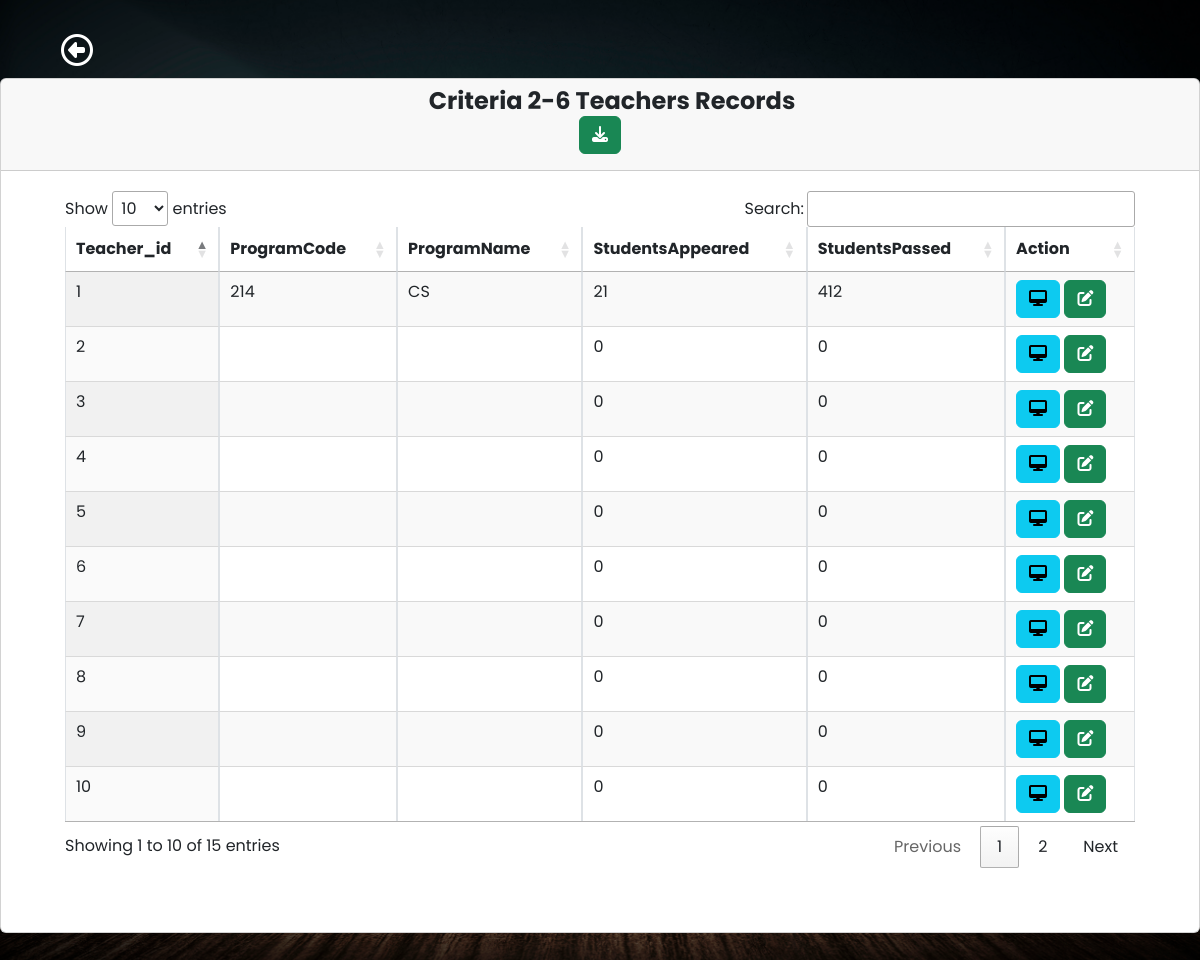
/criteria/criteria2-6.php, run on the app's committed database.
### tables this page shows
CREATE TABLE `teacherform` (
  `teacher_id` int(10) NOT NULL,
  `teacherName` varchar(100) NOT NULL,
  `pan` varchar(100) NOT NULL,
  `designation` varchar(50) NOT NULL,
  `appointmentYear` int(40) NOT NULL,
  `appointmentNature` varchar(100) NOT NULL,
  `departmentName` varchar(70) NOT NULL,
  `experienceYears` int(10) NOT NULL,
  `stillServing1` varchar(100) NOT NULL,
  `teacherNamePhD` varchar(100) NOT NULL,
  `qualificationYear` varchar(10) NOT NULL,
  `recognizedGuide` varchar(10) NOT NULL,
  `recognitionYear` int(10) NOT NULL,
  `stillServing2` varchar(10) NOT NULL,
  `researchScholar` varchar(100) NOT NULL,
  `registrationYear` int(10) NOT NULL,
  `guideAllotmentLink` date NOT NULL,
  `programmeName` varchar(50) NOT NULL,
  `programmeCode` varchar(50) NOT NULL,
  `semesterYear` varchar(10) NOT NULL,
  `lastExamDate` date NOT NULL,
  `resultDate` date NOT NULL,
  `programCode` varchar(10) NOT NULL,
  `programName` varchar(100) NOT NULL,
  `studentsAppeared` int(100) NOT NULL,
  `studentsPassed` int(100) NOT NULL,
  `teacherNameSeedMoney` varchar(100) NOT NULL,
  `seedAmount` int(10) NOT NULL,
  `yearReceived` int(10) NOT NULL,
  `policyLink` varchar(100) NOT NULL,
  `teacherNameAward` varchar(100) NOT NULL,
  `awardName` varchar(100) NOT NULL,
  `awardYear` int(10) NOT NULL,
  `awardingAgency` varchar(100) NOT NULL,
  `roomName` varchar(255) NOT NULL,
  `ictFacility` varchar(255) NOT NULL,
  `photoLink` varchar(255) NOT NULL,
  `timetable` varchar(255) NOT NULL,
  `year` varchar(10) NOT NULL,
  `budget` int(10) NOT NULL,
  `expenditure` int(10) NOT NULL,
  `totalExpenditure` int(10) NOT NULL,
  `maintenanceAcademic` int(10) NOT NULL,
  `maintenancePhysical` int(10) NOT NULL,
  `module` varchar(255) NOT NULL,
  `platform` varchar(255) NOT NULL,
  `launchDate` date NOT NULL,
  `documentLink` varchar(255) NOT NULL,
  `facility` varchar(255) NOT NULL,
  `developmentFacility` varchar(255) NOT NULL,
  `videoLink` varchar(255) NOT NULL,
  `scheme_name` varchar(255) NOT NULL,
  `gov_students` int(11) NOT NULL,
  `gov_amount` decimal(10,2) NOT NULL,
  `ngo_students` int(11) NOT NULL,
  `ngo_amount` decimal(10,2) NOT NULL,
  `ngo_name` varchar(255) NOT NULL,
  `capacity_programme` varchar(255) NOT NULL,
  `implementationDate` date NOT NULL,
  `enrolledStudents` int(11) NOT NULL,
  `agencies` text NOT NULL,
  `activity_name` varchar(255) NOT NULL,
  `students_attended` int(11) NOT NULL,
  `students_placed` int(11) NOT NULL,
  `eventDate` date NOT NULL,
  `teamIndividual` varchar(255) NOT NULL,
  `competitionLevel` varchar(255) NOT NULL,
  `eventName` varchar(255) NOT NULL,
  `pi_co_pi_name` varchar(255) NOT NULL,
  `funding_agency` varchar(255) NOT NULL,
  `type` varchar(100) NOT NULL,
  `department` varchar(255) NOT NULL,
  `funds_provided` int(10) NOT NULL,
  `duration` varchar(100) NOT NULL,
  `workshop_name` varchar(255) NOT NULL,
  `participants` int(11) NOT NULL,
  `date` varchar(100) NOT NULL,
  `activity_report_link` varchar(255) NOT NULL,
  `author_name` varchar(255) NOT NULL,
  `journal_name` varchar(255) NOT NULL,
  `publication_year` int(11) NOT NULL,
  `issn_number` varchar(255) NOT NULL,
  `journal_website` varchar(255) NOT NULL,
  `article_link` varchar(255) NOT NULL,
  `listing_status` varchar(255) NOT NULL,
  `teacher_consultants` varchar(255) NOT NULL,
  `project_name` varchar(255) NOT NULL,
  `agency_details` varchar(255) NOT NULL,
  `revenue_generated` decimal(10,2) NOT NULL,
  `trainees` int(11) NOT NULL,
  `teachers_staff_names` varchar(255) NOT NULL,
  `facilities_name_department` varchar(255) NOT NULL,
  `consultancy_name` varchar(255) NOT NULL,
  `total_amount_spent` int(10) NOT NULL,
  `organizing_unit` varchar(255) NOT NULL,
  `role` varchar(50) NOT NULL,
  `year_placement` varchar(4) NOT NULL,
  `studentName_placement` varchar(255) NOT NULL,
  `programGraduated_placement` varchar(255) NOT NULL,
  `employerName` varchar(255) NOT NULL,
  `payPackage` varchar(255) NOT NULL,
  `studentName_higher_education` varchar(255) NOT NULL,
  `institutionJoined` varchar(255) NOT NULL,
  `programAdmitted` varchar(255) NOT NULL,
  `e_governance` varchar(255) NOT NULL,
  `conference_name` varchar(255) NOT NULL,
  `conferenceName` varchar(255) NOT NULL,
  `professionalBody` varchar(255) NOT NULL,
  `amount` int(10) NOT NULL,
  `roles` varchar(255) NOT NULL,
  `from_date` date NOT NULL,
  `to_date` date NOT NULL,
  `program_title` varchar(255) NOT NULL
);

### criteria/criteria2-6.php (the view, shortened to what this page needs)
<?php
require 'dbcon.php';
?>
<!doctype html>
<html lang="en">
<head>
    <link href="https://cdn.jsdelivr.net/npm/bootstrap@5.1.3/dist/css/bootstrap.min.css" rel="stylesheet">
    <link rel="stylesheet" href="https://cdn.datatables.net/1.10.2/css/jquery.dataTables.min.css">
    <link rel="stylesheet" href="https://pro.fontawesome.com/releases/v5.10.0/css/all.css">
    <?php
    include('../students/includes/header1.php');
    ?>
</head>
<body>
    <div class="wrapper">
        <div class="main">
            <nav class="navbar navbar-expand">
                <a href="../criteria/criteria.php" class="btn btn-2xl mx-5 mt-4"><i class="fa-regular fa-circle-left fa-2xl" style="color: #fff;"></i></a>
            </nav>
            <main class="content ">
                <div class=" mb-5">
                    <div class="row">
                        <div class="col-md-12">
                            <div class="card">
                                <div class="card-header">
                                    <h4 class="text-center">&emsp;<b>Criteria 2-6 Teachers Records</b>
                                    <form method="post" action="../excel/Excel copy 10.php">
                                            <button type="submit" class="btn btn-success btn pull-right" name="export_excel"><i class="fas fa-download"></i></button>
                                        </form>
                                    </h4>
                                </div>
                                <div class="card-body m-5 mt-1">
                                    <table id="example" class="display table table-striped table-bordered table-hover" cellspacing="0" width="100%">
                                        <thead>
                                            <tr>
                                                <?php
                                                $query = "SELECT teacher_id,programCode,programName,studentsAppeared,studentsPassed FROM teacherform LIMIT 1";
                                                $query_run = mysqli_query($conn, $query);
                                                $row = mysqli_fetch_assoc($query_run);
                                                foreach ($row as $key => $value) {
                                                    echo "<th>" . ucfirst($key) . "</th>";
                                                }
                                                ?>
                                                <th>Action</th>
                                            </tr>
                                        </thead>
                                        <tbody>
                                            <?php
                                            $query = "SELECT teacher_id,programCode,programName,studentsAppeared,studentsPassed  FROM teacherform";
                                            $query_run = mysqli_query($conn, $query);
                                            if (mysqli_num_rows($query_run) > 0) {
                                                while ($teacher = mysqli_fetch_assoc($query_run)) {
                                            ?>
                                                    <tr>
                                                        <?php
                                                        foreach ($teacher as $data) {
                                                            echo "<td>" . $data . "</td>";
                                                        }
                                                        ?>
                                                        <td>
                                                            <a href="teacher-view.php?id=<?= $teacher['teacher_id']; ?>" class="btn btn-info btn-xs"><i class="fas fa-desktop "></i></a>
                                                            <a href="teacher-edit.php?id=<?= $teacher['teacher_id']; ?>" class="btn btn-success btn-xs"><i class="fas fa-edit"></i></a>
                                                        </td>
                                                    </tr>
                                            <?php
                                                }
                                            } else {
                                                echo "<tr><td colspan='4'>No Record Found</td></tr>";
                                            }
                                            ?>
                                        </tbody>
                                    </table>
                                </div>
                            </div>
                        </div>
                    </div>
                </div>
            </main>
        </div>
    </div>
</body>
</html>

### students/includes/header1.php (style rules this page uses)
body { font-family: 'Poppins', sans-serif; margin: 0; background-image: url("../img/background-image.jpg"); background-repeat: no-repeat; background-position: center bottom; background-size: cover; }
a { cursor: pointer; text-decoration: none; font-family: 'Poppins', sans-serif; }
.wrapper { align-items: stretch; display: flex; width: 100%; }
.main { display: flex; flex-direction: column; min-height: 100vh; width: 100%; overflow: hidden; transition: all 0.35s ease-in-out; }
.content { flex: 1; max-width: 100vw; width: 100vw; }
@media (min-width:768px) { .content { width: auto; } }

### data on the page
teacherform: teacher_id "1", programCode "214", programName "CS", studentsAppeared "21", studentsPassed "412"
teacherform: teacher_id "2", data "0"
teacherform: teacher_id "3", data "0"
teacherform: teacher_id "4", data "0"
teacherform: teacher_id "5", data "0"
teacherform: teacher_id "6", data "0"
teacherform: teacher_id "7", data "0"
teacherform: teacher_id "8", data "0"
teacherform: teacher_id "9", data "0"
teacherform: teacher_id "10", data "0"

### other printed values
$key "Teacher_id"
$key "ProgramCode"
$key "ProgramName"
$key "StudentsAppeared"
$key "StudentsPassed"
